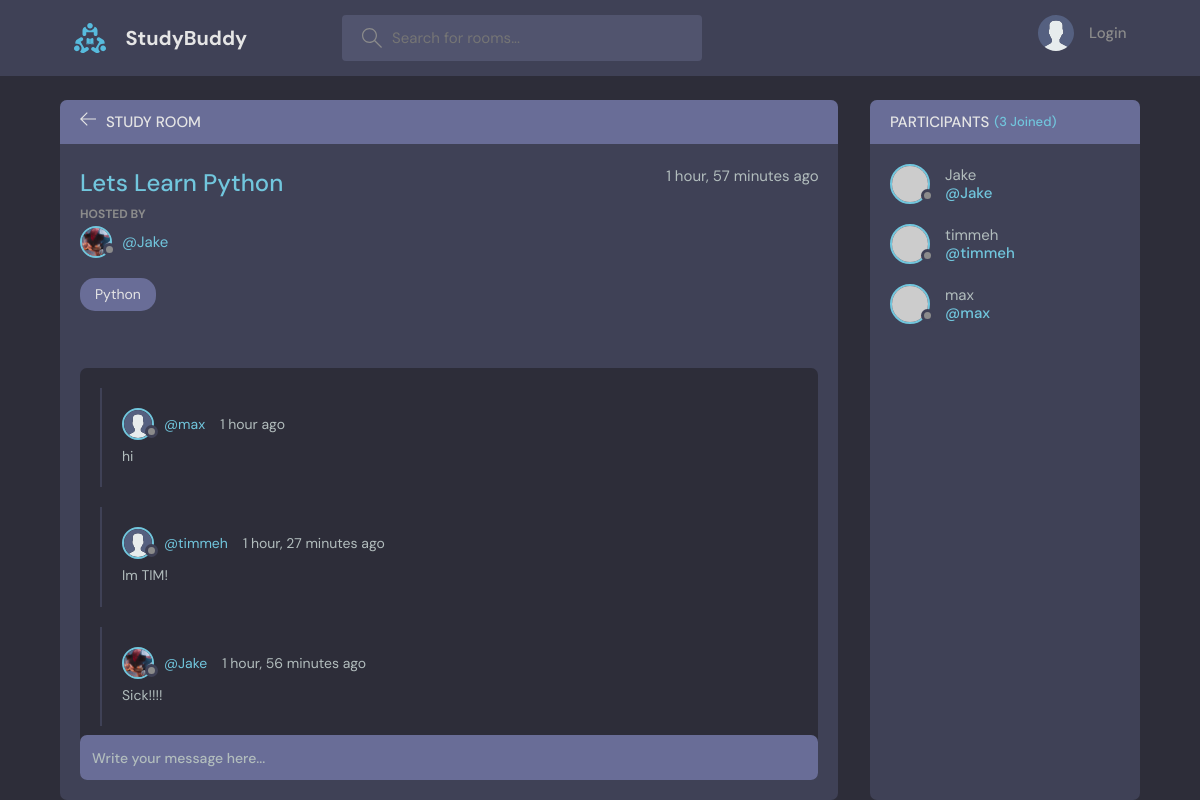
The page /room/1/ on the database its author committed.
### base/models.py (models this page shows, shortened)
class Room(models.Model):
    host = models.ForeignKey(User, on_delete = models.SET_NULL, null = True)
    topic = models.ForeignKey(Topic, on_delete = models.SET_NULL, null = True)
    name = models.CharField(max_length = 200)
    description = models.TextField(null = True, blank = True)
    participants = models.ManyToManyField(User, related_name = 'participants', blank = True)
    updated = models.DateTimeField(auto_now = True)
    created = models.DateTimeField(auto_now_add = True)
    class Meta:
        ordering = ['-updated', '-created']

class User(AbstractUser):
    name = models.CharField(max_length=200, null=True)
    email = models.EmailField(unique=True, null=True)
    bio = models.TextField(null=True)
    avatar = models.ImageField(null=True, default="avatar.svg")
    USERNAME_FIELD = 'email'
    REQUIRED_FIELDS = []

class Topic(models.Model):
    name = models.CharField(max_length = 200)
    def __str__(self):
        return self.name

class Message(models.Model):
    user = models.ForeignKey(User, on_delete = models.CASCADE)
    room = models.ForeignKey(Room, on_delete = models.CASCADE)
    body = models.TextField()
    updated = models.DateTimeField(auto_now = True)
    created = models.DateTimeField(auto_now_add = True)
    class Meta:
        ordering = ['-updated', '-created']

### base/views.py (the view, shortened to what this page needs)
# urls.py: path('room/<str:pk>/', views.room, name = "room"),
def room(request, pk):
    room = Room.objects.get(id = pk)
    room_messages = room.message_set.all()
    participants = room.participants.all()
    context = {'room': room, 'room_messages': room_messages, 'participants': participants}
    return render(request, 'base/room.html', context)

### base/templates/base/room.html (shortened to what this page needs)
{% extends 'main.html' %}
{% block content %}
    <main class="profile-page layout layout--2">
      <div class="container">
        <div class="room">
          <div class="room__top">
            <div class="room__topLeft">
              <a href="{% url 'home' %}">
                <svg version="1.1" xmlns="http://www.w3.org/2000/svg" width="32" height="32" viewBox="0 0 32 32">
                  <title>arrow-left</title>
                  <path
                    d="M13.723 2.286l-13.723 13.714 13.719 13.714 1.616-1.611-10.96-10.96h27.625v-2.286h-27.625l10.965-10.965-1.616-1.607z"
                  ></path>
                </svg>
              </a>
              <h3>Study Room</h3>
            </div>
          </div>
          <div class="room__box scroll">
            <div class="room__header scroll">
              <div class="room__info">
                <h3>{{room.name}}</h3>
                <span>{{room.created|timesince}} ago</span>
              </div>
              <div class="room__hosted">
                <p>Hosted By</p>
                <a href="{% url 'user-profile' room.host.id %}" class="room__author">
                  <div class="avatar avatar--small">
                    <img src="{{room.host.avatar.url}}" />
                  </div>
                  <span>@{{room.host.username}}</span>
                </a>
              </div>
              <span class="room__topics">{{room.topic}}</span>
            </div>
            <div class="room__conversation">
              <div class="threads scroll">
                {% for message in room_messages %}
                <div class="thread">
                  <div class="thread__top">
                    <div class="thread__author">
                      <a href="{% url 'user-profile' message.user.id %}" class="thread__authorInfo">
                        <div class="avatar avatar--small">
                          <img src="{{message.user.avatar.url}}" />
                        </div>
                        <span>@{{message.user.username}}</span>
                      </a>
                      <span class="thread__date">{{message.created|timesince}} ago</span>
                    </div>
                  </div>
                  <div class="thread__details">
                    {{message.body}}
                  </div>
                </div>
                {% endfor %}
              </div>
            </div>
          </div>
          <div class="room__message">
            <form action="" method = "POST">
              <input name="body" placeholder="Write your message here..." />
            </form>
          </div>
        </div>
        <div class="participants">
          <h3 class="participants__top">Participants <span>({{participants.count}} Joined)</span></h3>
          <div class="participants__list scroll">
            {% for user in participants %}
            <a href="{% url 'user-profile' user.id %}" class="participant">
              <div class="avatar avatar--medium">
                <img src="https://randomuser.me/api/portraits/men/37.jpg" />
              </div>
              <p>
                {{user.username}}
                <span>@{{user.username}}</span>
              </p>
            </a>
            {% endfor %}
          </div>
        </div>
      </div>
    </main>
  </body>
</html>
{% endblock content %}

### rows shown on the page
Room: name "Lets Learn Python", created "1 hour, 57 minutes", host.avatar (picture), host.username "Jake", topic "Python"
Message: user.avatar (placeholder picture), user.username "max", created "1 hour", body "hi"
Message: user.avatar (placeholder picture), user.username "timmeh", created "1 hour, 27 minutes", body "Im TIM!"
Message: user.avatar (picture), user.username "Jake", created "1 hour, 56 minutes", body "Sick!!!!"
User: username "Jake"
User: username "timmeh"
User: username "max"

### other values the page prints
{{ participants.count }} "3"
